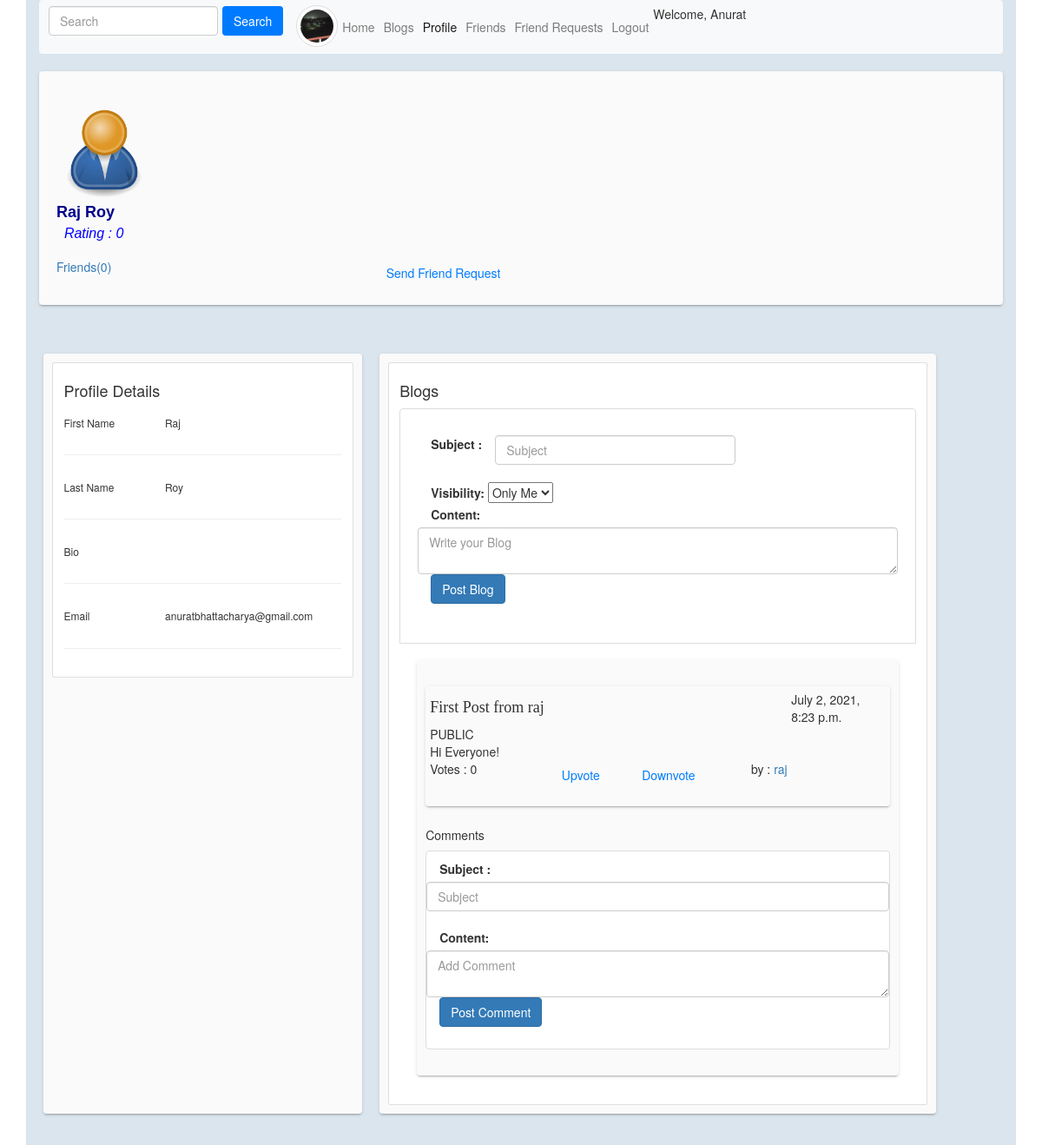
The page /users/profile/raj/ (signed in) on the database as committed earlier.
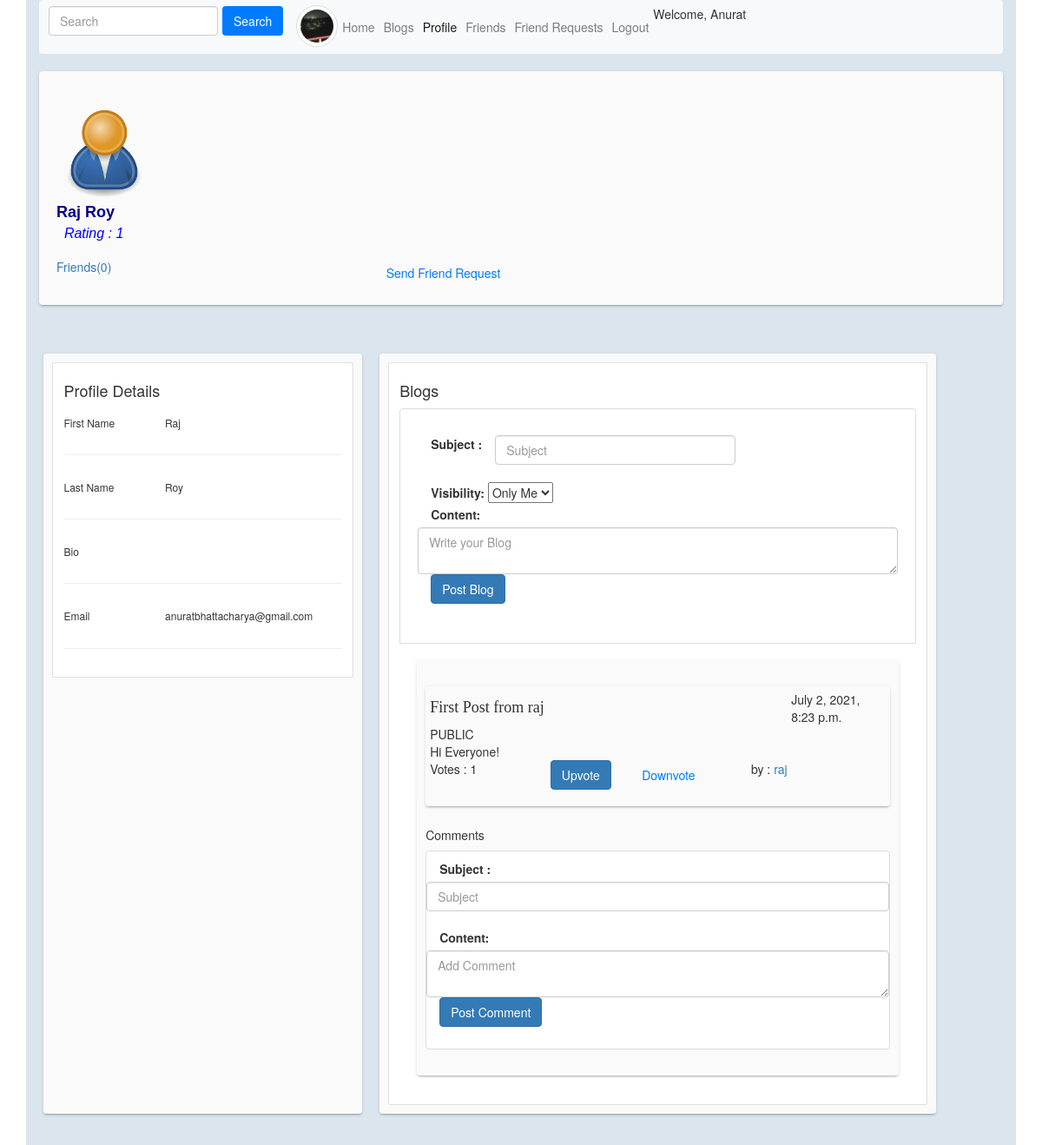
The same page on the database as committed later.
### users/models.py (models this page shows, shortened)
class Profile(models.Model):
    user = models.OneToOneField(User,on_delete=models.CASCADE,related_name='profile')
    bio = models.TextField(blank=True)
    pic = models.ImageField(default="default.png",blank=True)
    rating = models.IntegerField(default=0)
    friends = models.ManyToManyField('self',related_name='friend_list',blank=True,symmetrical=True)
    friend_req_list = models.ManyToManyField('self',related_name='sent_friend_req_list',blank=True,symmetrical=False)
    class Meta:
        ordering = ['-rating']

### blog/models.py (models this page shows, shortened)
class Blog(models.Model):
    ONLY_ME = 'ONLY_ME'
    FRIENDS = 'FRIENDS'
    PUBLIC = 'PUBLIC'
    VISIBILITY = [
        ( ONLY_ME,"Only Me"),
        (FRIENDS,"Friends"),
        (PUBLIC,"Public")
    ]
    author = models.ForeignKey(User,on_delete=models.CASCADE,related_name='blogs')
    content = models.TextField()
    subject = models.TextField()
    votes = models.IntegerField(default=0)
    visibility = models.CharField(
        choices=VISIBILITY,
        default = ONLY_ME,
        max_length=20
    )
    date_posted = models.DateTimeField(default=tm.now)
    upvoted = models.ManyToManyField(User,related_name='upvoted_blogs',blank=True)
    downvoted = models.ManyToManyField(User,related_name='downvoted_blogs',blank=True)
    class Meta():
        ordering = ['-date_posted']

### users/views.py (the view, shortened to what this page needs)
# urls.py: path('profile/<username>/',views.profile),
def profile(request, **kwargs):
    if(request.method == 'GET'):
        if len(User.objects.filter(username=kwargs['username'])) == 0:
            return HttpResponseNotFound('User does not Exist')
        if(request.user.is_authenticated):
            if(kwargs['username'] == request.user.username):
                blgs = request.user.blogs.all()  # Get all blogs
                return render(request, 'profile.html', {
                    "user": request.user.profile,
                    "is_curr_user": True,
                    "nf": request.user.profile.friends.count(),
                    "is_auth": True,
                    'blgs':[{'blg':blg,'comments':[{
                            'comment':comment,
                            'upvoted':request.user in comment.upvoted.all(),
                            'downvoted':request.user in comment.downvoted.all()
                            }for comment in blg.comments.all()],
                    'friend_req_sent': False,
                    'upvoted':request.user in blg.upvoted.all(),
                    'downvoted':request.user in blg.downvoted.all()} for blg in blgs],
                    'curr_user':request.user.profile
                })
            else:
                usr = User.objects.get(username=kwargs['username'])
                is_friend = len(usr.profile.friends.filter(
                    user=request.user)) > 0
                blgs = usr.blogs.filter(Q(visibility=Blog.PUBLIC) | Q(
                    visibility=Blog.FRIENDS)) if is_friend else usr.blogs.filter(visibility=Blog.PUBLIC)
                return render(request, 'profile.html', {
                    "user": usr.profile,
                    "is_curr_user": False,
                    "nf": usr.profile.friends.count(),
                    "is_auth": True,
                    "is_friend": is_friend,
                    'friend_req_sent': usr.profile in request.user.profile.sent_friend_req_list.all(),
                    'blgs':[{'blg':blg,'comments':[{
                            'comment':comment,
                            'upvoted':request.user in comment.upvoted.all(),
                            'downvoted':request.user in comment.downvoted.all()
                            }for comment in blg.comments.all()],
                    'upvoted':request.user in blg.upvoted.all(),
                    'downvoted':request.user in blg.downvoted.all()} for blg in blgs],
                    'curr_user':request.user.profile
                })

### users/templates/profile.html (shortened to what the changed rows need)
{% extends "base.html" %}
{% block content %}
<div class="container">
    <div class="main-body">
        <div class="profile-header">
            <div class="row justify-content-between profile-cover">
                <div class="col-8 profile-pic-name align-self-start">
                    <div>
                        <img class="profile-pic " alt="profile" src={{user.pic.url}}>
                        <div class="profile-name">{{ user.user.first_name }} {{user.user.last_name}}</div>
                        <div class='rating'>&nbsp Rating : {{user.rating}}</div>
                    </div>
                </div>
            </div>
        </div>
        <div class="profile-body">
            <div class="row">
                <div class="col-4 personal-details">
                    <div class="card">
                        <div class="card-body ">
                            <div class="row">
                                <div class="col-8">
                                    <h6>{{user.user.first_name}}</h6>
                                </div>
                            </div>
                            <div class="row">
                                <div class="col-8">
                                    <h6>{{user.user.last_name}}</h6>
                                </div>
                            </div>
                            <div class="row">
                                <div class="col-8">
                                    <h6>{{user.user.email}}</h6>
                                </div>
                            </div>
                        </div>
                    </div>
                </div>
                <div class="col-7 blog">
                    <div class="card">
                        <div class="card-body " >
                            <ul class="list-group " style="list-style-type: none;">
                                {% for blg in blgs %}
                                <li class="list-group-item blog " id="blog_{{blg.blg.id}}">
                                    <div class="blog-body">
                                        <div class="row justify-content-between blog-header">
                                            <div class="col-9">
                                                <h5 class="blog-subject">
                                                    <div class="row">
                                                        <div class="col-auto">
                                                            {{blg.blg.subject}}
                                                        </div>
                                                        <div class="col-auto">
                                                        </div>
                                                    </div>
                                                </h5>
                                                {{blg.blg.visibility}}
                                            </div>
                                            <div class="col-3">
                                                {{blg.blg.date_posted}}
                                            </div>
                                        </div>
                                        <div class="row blog-content">
                                            <div class="col-12">
                                                {{blg.blg.content}}
                                            </div>
                                        </div>
                                        <div class="row justify-content-between">
                                            <div class="col-3">
                                                <div>
                                                    Votes : {{blg.blg.votes}}
                                                </div>
                                            </div>
                                            <div class="col-2">
                                                {% if is_auth %}
                                                {% if blg.upvoted %}
                                                <form class="form-inline" method="post"
                                                    action="/blogs/upvote-blog/{{blg.blg.id}}/">
                                                    <button type="submit" class="btn btn-primary"
                                                        name="upvote">Upvote</button>
                                                </form>
                                                {%else%}
                                                <form class="form-inline" method="post"
                                                    action="/blogs/upvote-blog/{{blg.blg.id}}/">
                                                    <button type="submit" class="btn btn-outline-primary"
                                                        name="upvote">Upvote</button>
                                                </form>
                                                {%endif%}
                                                {% endif%}
                                            </div>
                                            <div class="col-3">
                                                {% if is_auth %}
                                                {% if blg.downvoted %}
                                                <form class="form-inline" method="post"
                                                    action="/blogs/downvote-blog/{{blg.blg.id}}/">
                                                    {% csrf_token %}
                                                    <input type="hidden" name="back_ref" value="#blog_{{blg.blg.id}}">
                                                    <button type="submit" class="btn btn-primary"
                                                        name="downvote">Downvote</button>
                                                </form>
                                                {%else%}
                                                <form class="form-inline" method="post"
                                                    action="/blogs/downvote-blog/{{blg.blg.id}}/">
                                                    <button type="submit" class="btn btn-outline-primary"
                                                        name="downvote">Downvote</button>
                                                </form>
                                                {%endif%}
                                                {% endif%}
                                            </div>
                                            <div class="col-4">
                                                <div>
                                                    by : <a
                                                        href="/users/profile/{{blg.blg.author.username}}">{{blg.blg.author}}</a>
                                                </div>
                                            </div>
                                        </div>
                                    </div>
                                    <div class="row justify-content-between">
                                        <div class="col-12">
                                            <h5>Comments</h5>
                                        </div>
                                    </div>
                                    <ul class="comments list-group">
                                        {% if is_auth %}
                                        <li class="list-group-item">
                                            <form class="form-group create-comment" method="post"
                                                action="/blogs/post-comments/{{blg.blg.id}}/">
                                                <div class="row">
                                                    <label class="col-auto " for="subject">Subject :</label>
                                                    <input class="col-auto form-control" type="text" required
                                                        placeholder="Subject" name="subject" id="subject">
                                                </div>
                                                <br>
                                                <div class="row">
                                                    <label class="col-12" for="content">Content:</label>
                                                </div>
                                                <div class="row">
                                                    <textarea class="col-12 form-control " required
                                                        placeholder="Add Comment" name="content"
                                                        id="content"></textarea>
                                                </div>
                                                <input type="submit" class="btn btn-primary" value="Post Comment">
                                            </form>
                                        </li>
                                        {%endif%}
                                    </ul>
                                </li>
                                {% endfor %}
                            </ul>
                        </div>
                    </div>
                </div>
            </div>
        </div>
    </div>
</div>
{% endblock %}

Rows that differ between the two databases and show on the page:
changed Profile "Raj": rating "0" → "1"
changed Blog "First Post from raj": blg.votes "0" → "1"
